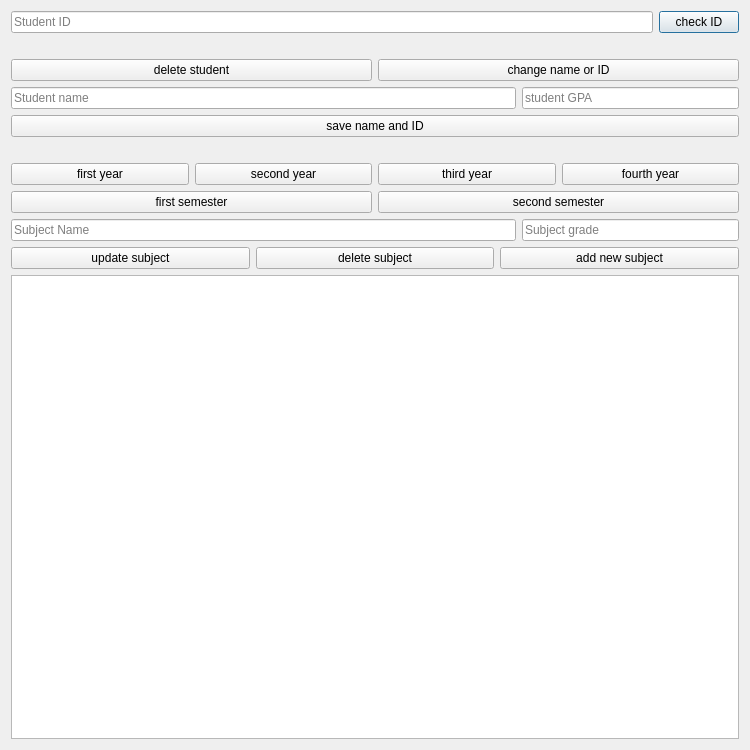
<?xml version="1.0" encoding="UTF-8"?>
<ui version="4.0">
 <class>editStudentWindow</class>
 <widget class="QDialog" name="editStudentWindow">
  <property name="geometry">
   <rect>
    <x>0</x>
    <y>0</y>
    <width>750</width>
    <height>750</height>
   </rect>
  </property>
  <property name="windowTitle">
   <string>Edit student info</string>
  </property>
  <property name="windowIcon">
   <iconset resource="resources.qrc">
    <normaloff>:/icons/editWindow.png</normaloff>:/icons/editWindow.png</iconset>
  </property>
  <layout class="QGridLayout" name="gridLayout">
   <item row="0" column="0">
    <layout class="QHBoxLayout" name="horizontalLayout">
     <item>
      <widget class="QLineEdit" name="IDArea">
       <property name="placeholderText">
        <string>Student ID</string>
       </property>
      </widget>
     </item>
     <item>
      <widget class="QPushButton" name="checkIDBtn">
       <property name="text">
        <string>check ID</string>
       </property>
      </widget>
     </item>
    </layout>
   </item>
   <item row="1" column="0">
    <spacer name="verticalSpacer_3">
     <property name="orientation">
      <enum>Qt::Vertical</enum>
     </property>
     <property name="sizeType">
      <enum>QSizePolicy::Preferred</enum>
     </property>
     <property name="sizeHint" stdset="0">
      <size>
       <width>20</width>
       <height>20</height>
      </size>
     </property>
    </spacer>
   </item>
   <item row="2" column="0">
    <layout class="QVBoxLayout" name="verticalLayout">
     <item>
      <layout class="QHBoxLayout" name="horizontalLayout_7">
       <item>
        <widget class="QPushButton" name="deleteStudentBtn">
         <property name="text">
          <string>delete student</string>
         </property>
        </widget>
       </item>
       <item>
        <widget class="QPushButton" name="changeNameOrIDBtn">
         <property name="text">
          <string>change name or ID</string>
         </property>
        </widget>
       </item>
      </layout>
     </item>
     <item>
      <layout class="QHBoxLayout" name="horizontalLayout_2" stretch="70,30">
       <item>
        <widget class="QLineEdit" name="studentNameArea">
         <property name="placeholderText">
          <string>Student name</string>
         </property>
        </widget>
       </item>
       <item>
        <widget class="QLineEdit" name="studentGPAArea">
         <property name="placeholderText">
          <string>student GPA</string>
         </property>
        </widget>
       </item>
      </layout>
     </item>
     <item>
      <widget class="QPushButton" name="saveNameAndIDBtn">
       <property name="text">
        <string>save name and ID</string>
       </property>
      </widget>
     </item>
    </layout>
   </item>
   <item row="3" column="0">
    <spacer name="verticalSpacer_4">
     <property name="orientation">
      <enum>Qt::Vertical</enum>
     </property>
     <property name="sizeType">
      <enum>QSizePolicy::Preferred</enum>
     </property>
     <property name="sizeHint" stdset="0">
      <size>
       <width>20</width>
       <height>20</height>
      </size>
     </property>
    </spacer>
   </item>
   <item row="4" column="0">
    <layout class="QVBoxLayout" name="verticalLayout_2">
     <item>
      <layout class="QHBoxLayout" name="horizontalLayout_4">
       <item>
        <widget class="QPushButton" name="firstYearBtn">
         <property name="text">
          <string>first year</string>
         </property>
        </widget>
       </item>
       <item>
        <widget class="QPushButton" name="secondYearBtn">
         <property name="text">
          <string>second year</string>
         </property>
        </widget>
       </item>
       <item>
        <widget class="QPushButton" name="thirdYearBtn">
         <property name="text">
          <string>third year</string>
         </property>
        </widget>
       </item>
       <item>
        <widget class="QPushButton" name="fourthYearBtn">
         <property name="text">
          <string>fourth year</string>
         </property>
        </widget>
       </item>
      </layout>
     </item>
     <item>
      <layout class="QHBoxLayout" name="horizontalLayout_3">
       <item>
        <widget class="QPushButton" name="firstSemesterBtn">
         <property name="text">
          <string>first semester</string>
         </property>
        </widget>
       </item>
       <item>
        <widget class="QPushButton" name="secondSemesterBtn">
         <property name="text">
          <string>second semester</string>
         </property>
        </widget>
       </item>
      </layout>
     </item>
    </layout>
   </item>
   <item row="5" column="0">
    <layout class="QVBoxLayout" name="verticalLayout_3">
     <item>
      <layout class="QHBoxLayout" name="horizontalLayout_5" stretch="70,30">
       <item>
        <widget class="QLineEdit" name="subjectNameArea">
         <property name="placeholderText">
          <string>Subject Name</string>
         </property>
        </widget>
       </item>
       <item>
        <widget class="QLineEdit" name="subjectGradeArea">
         <property name="placeholderText">
          <string>Subject grade</string>
         </property>
        </widget>
       </item>
      </layout>
     </item>
     <item>
      <layout class="QHBoxLayout" name="horizontalLayout_6">
       <item>
        <widget class="QPushButton" name="updateSubjectBtn">
         <property name="text">
          <string>update subject</string>
         </property>
        </widget>
       </item>
       <item>
        <widget class="QPushButton" name="deleteSubjectBtn">
         <property name="text">
          <string>delete subject</string>
         </property>
        </widget>
       </item>
       <item>
        <widget class="QPushButton" name="addNewSubjectBtn">
         <property name="text">
          <string>add new subject</string>
         </property>
        </widget>
       </item>
      </layout>
     </item>
    </layout>
   </item>
   <item row="6" column="0">
    <widget class="QListWidget" name="subjectsArea">
     <property name="verticalScrollMode">
      <enum>QAbstractItemView::ScrollPerPixel</enum>
     </property>
     <property name="horizontalScrollMode">
      <enum>QAbstractItemView::ScrollPerItem</enum>
     </property>
    </widget>
   </item>
  </layout>
 </widget>
 <resources>
  <include location="resources.qrc"/>
 </resources>
 <connections/>
</ui>
